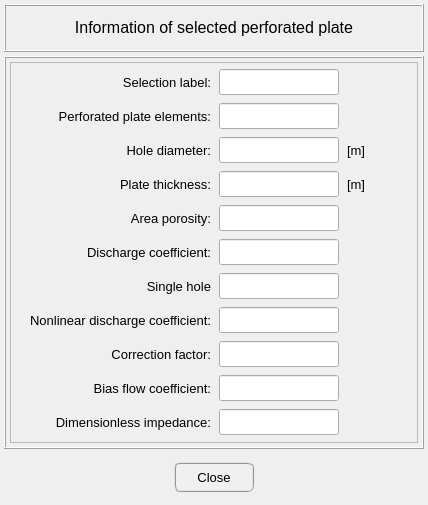
<?xml version="1.0" encoding="UTF-8"?>
<ui version="4.0">
 <class>Dialog</class>
 <widget class="QDialog" name="Dialog">
  <property name="geometry">
   <rect>
    <x>0</x>
    <y>0</y>
    <width>428</width>
    <height>505</height>
   </rect>
  </property>
  <property name="minimumSize">
   <size>
    <width>0</width>
    <height>400</height>
   </size>
  </property>
  <property name="maximumSize">
   <size>
    <width>428</width>
    <height>600</height>
   </size>
  </property>
  <property name="windowTitle">
   <string>Information of selected group</string>
  </property>
  <layout class="QGridLayout" name="gridLayout">
   <property name="leftMargin">
    <number>4</number>
   </property>
   <property name="topMargin">
    <number>4</number>
   </property>
   <property name="rightMargin">
    <number>4</number>
   </property>
   <property name="bottomMargin">
    <number>4</number>
   </property>
   <property name="spacing">
    <number>4</number>
   </property>
   <item row="0" column="0">
    <widget class="QFrame" name="frame">
     <property name="minimumSize">
      <size>
       <width>420</width>
       <height>48</height>
      </size>
     </property>
     <property name="maximumSize">
      <size>
       <width>420</width>
       <height>48</height>
      </size>
     </property>
     <property name="frameShape">
      <enum>QFrame::Box</enum>
     </property>
     <property name="frameShadow">
      <enum>QFrame::Raised</enum>
     </property>
     <property name="lineWidth">
      <number>1</number>
     </property>
     <layout class="QGridLayout" name="gridLayout_3">
      <property name="leftMargin">
       <number>0</number>
      </property>
      <property name="topMargin">
       <number>0</number>
      </property>
      <property name="rightMargin">
       <number>0</number>
      </property>
      <property name="bottomMargin">
       <number>0</number>
      </property>
      <property name="spacing">
       <number>0</number>
      </property>
      <item row="0" column="0">
       <widget class="QLabel" name="title_label">
        <property name="minimumSize">
         <size>
          <width>0</width>
          <height>0</height>
         </size>
        </property>
        <property name="maximumSize">
         <size>
          <width>446</width>
          <height>16777215</height>
         </size>
        </property>
        <property name="font">
         <font>
          <pointsize>11</pointsize>
         </font>
        </property>
        <property name="text">
         <string>&lt;html&gt;&lt;head/&gt;&lt;body&gt;&lt;p align=&quot;center&quot;&gt;&lt;span style=&quot; font-size:12pt;&quot;&gt;Information of selected perforated plate&lt;/span&gt;&lt;/p&gt;&lt;/body&gt;&lt;/html&gt;</string>
        </property>
        <property name="textFormat">
         <enum>Qt::AutoText</enum>
        </property>
        <property name="alignment">
         <set>Qt::AlignCenter</set>
        </property>
       </widget>
      </item>
     </layout>
    </widget>
   </item>
   <item row="1" column="0">
    <widget class="QFrame" name="frame_2">
     <property name="minimumSize">
      <size>
       <width>420</width>
       <height>0</height>
      </size>
     </property>
     <property name="maximumSize">
      <size>
       <width>420</width>
       <height>16777215</height>
      </size>
     </property>
     <property name="frameShape">
      <enum>QFrame::Box</enum>
     </property>
     <property name="frameShadow">
      <enum>QFrame::Raised</enum>
     </property>
     <layout class="QGridLayout" name="gridLayout_4">
      <property name="leftMargin">
       <number>4</number>
      </property>
      <property name="topMargin">
       <number>4</number>
      </property>
      <property name="rightMargin">
       <number>4</number>
      </property>
      <property name="bottomMargin">
       <number>4</number>
      </property>
      <property name="spacing">
       <number>4</number>
      </property>
      <item row="1" column="0">
       <widget class="QScrollArea" name="scrollArea">
        <property name="frameShape">
         <enum>QFrame::NoFrame</enum>
        </property>
        <property name="widgetResizable">
         <bool>true</bool>
        </property>
        <widget class="QWidget" name="scrollAreaWidgetContents">
         <property name="geometry">
          <rect>
           <x>0</x>
           <y>0</y>
           <width>408</width>
           <height>381</height>
          </rect>
         </property>
         <layout class="QGridLayout" name="gridLayout_5">
          <property name="leftMargin">
           <number>0</number>
          </property>
          <property name="topMargin">
           <number>0</number>
          </property>
          <property name="rightMargin">
           <number>0</number>
          </property>
          <property name="bottomMargin">
           <number>0</number>
          </property>
          <property name="spacing">
           <number>6</number>
          </property>
          <item row="0" column="0">
           <widget class="QFrame" name="frame_4">
            <property name="frameShape">
             <enum>QFrame::StyledPanel</enum>
            </property>
            <property name="frameShadow">
             <enum>QFrame::Raised</enum>
            </property>
            <layout class="QGridLayout" name="gridLayout_2">
             <property name="leftMargin">
              <number>4</number>
             </property>
             <property name="topMargin">
              <number>4</number>
             </property>
             <property name="rightMargin">
              <number>4</number>
             </property>
             <property name="bottomMargin">
              <number>4</number>
             </property>
             <property name="horizontalSpacing">
              <number>8</number>
             </property>
             <item row="9" column="1">
              <widget class="QLabel" name="label_bias_flow_coefficient">
               <property name="sizePolicy">
                <sizepolicy hsizetype="Preferred" vsizetype="Preferred">
                 <horstretch>0</horstretch>
                 <verstretch>0</verstretch>
                </sizepolicy>
               </property>
               <property name="minimumSize">
                <size>
                 <width>0</width>
                 <height>26</height>
                </size>
               </property>
               <property name="maximumSize">
                <size>
                 <width>190</width>
                 <height>26</height>
                </size>
               </property>
               <property name="font">
                <font>
                 <pointsize>10</pointsize>
                </font>
               </property>
               <property name="text">
                <string>Bias flow coefficient:</string>
               </property>
               <property name="alignment">
                <set>Qt::AlignRight|Qt::AlignTrailing|Qt::AlignVCenter</set>
               </property>
              </widget>
             </item>
             <item row="5" column="1">
              <widget class="QLabel" name="label_discharge_coefficient">
               <property name="sizePolicy">
                <sizepolicy hsizetype="Preferred" vsizetype="Preferred">
                 <horstretch>0</horstretch>
                 <verstretch>0</verstretch>
                </sizepolicy>
               </property>
               <property name="minimumSize">
                <size>
                 <width>0</width>
                 <height>26</height>
                </size>
               </property>
               <property name="maximumSize">
                <size>
                 <width>190</width>
                 <height>26</height>
                </size>
               </property>
               <property name="font">
                <font>
                 <pointsize>10</pointsize>
                </font>
               </property>
               <property name="text">
                <string>Discharge coefficient:</string>
               </property>
               <property name="alignment">
                <set>Qt::AlignRight|Qt::AlignTrailing|Qt::AlignVCenter</set>
               </property>
              </widget>
             </item>
             <item row="4" column="1">
              <widget class="QLabel" name="label_area_porosity">
               <property name="sizePolicy">
                <sizepolicy hsizetype="Preferred" vsizetype="Preferred">
                 <horstretch>0</horstretch>
                 <verstretch>0</verstretch>
                </sizepolicy>
               </property>
               <property name="minimumSize">
                <size>
                 <width>0</width>
                 <height>26</height>
                </size>
               </property>
               <property name="maximumSize">
                <size>
                 <width>190</width>
                 <height>26</height>
                </size>
               </property>
               <property name="font">
                <font>
                 <pointsize>10</pointsize>
                </font>
               </property>
               <property name="text">
                <string>Area porosity:</string>
               </property>
               <property name="alignment">
                <set>Qt::AlignRight|Qt::AlignTrailing|Qt::AlignVCenter</set>
               </property>
              </widget>
             </item>
             <item row="3" column="2">
              <widget class="QLineEdit" name="lineEdit_plate_thickness">
               <property name="minimumSize">
                <size>
                 <width>120</width>
                 <height>26</height>
                </size>
               </property>
               <property name="maximumSize">
                <size>
                 <width>120</width>
                 <height>26</height>
                </size>
               </property>
               <property name="font">
                <font>
                 <pointsize>10</pointsize>
                </font>
               </property>
               <property name="alignment">
                <set>Qt::AlignCenter</set>
               </property>
              </widget>
             </item>
             <item row="3" column="3">
              <widget class="QLabel" name="label_21">
               <property name="sizePolicy">
                <sizepolicy hsizetype="Preferred" vsizetype="Preferred">
                 <horstretch>0</horstretch>
                 <verstretch>0</verstretch>
                </sizepolicy>
               </property>
               <property name="minimumSize">
                <size>
                 <width>50</width>
                 <height>26</height>
                </size>
               </property>
               <property name="maximumSize">
                <size>
                 <width>50</width>
                 <height>26</height>
                </size>
               </property>
               <property name="font">
                <font>
                 <pointsize>10</pointsize>
                </font>
               </property>
               <property name="text">
                <string>[m]</string>
               </property>
               <property name="alignment">
                <set>Qt::AlignLeading|Qt::AlignLeft|Qt::AlignVCenter</set>
               </property>
              </widget>
             </item>
             <item row="2" column="2">
              <widget class="QLineEdit" name="lineEdit_hole_diameter">
               <property name="minimumSize">
                <size>
                 <width>120</width>
                 <height>26</height>
                </size>
               </property>
               <property name="maximumSize">
                <size>
                 <width>120</width>
                 <height>26</height>
                </size>
               </property>
               <property name="font">
                <font>
                 <pointsize>10</pointsize>
                </font>
               </property>
               <property name="alignment">
                <set>Qt::AlignCenter</set>
               </property>
              </widget>
             </item>
             <item row="4" column="2">
              <widget class="QLineEdit" name="lineEdit_area_porosity">
               <property name="minimumSize">
                <size>
                 <width>120</width>
                 <height>26</height>
                </size>
               </property>
               <property name="maximumSize">
                <size>
                 <width>120</width>
                 <height>26</height>
                </size>
               </property>
               <property name="font">
                <font>
                 <pointsize>10</pointsize>
                </font>
               </property>
               <property name="alignment">
                <set>Qt::AlignCenter</set>
               </property>
              </widget>
             </item>
             <item row="8" column="2">
              <widget class="QLineEdit" name="lineEdit_correction_factor">
               <property name="minimumSize">
                <size>
                 <width>120</width>
                 <height>26</height>
                </size>
               </property>
               <property name="maximumSize">
                <size>
                 <width>120</width>
                 <height>26</height>
                </size>
               </property>
               <property name="font">
                <font>
                 <pointsize>10</pointsize>
                </font>
               </property>
               <property name="alignment">
                <set>Qt::AlignCenter</set>
               </property>
              </widget>
             </item>
             <item row="6" column="2">
              <widget class="QLineEdit" name="lineEdit_single_hole">
               <property name="minimumSize">
                <size>
                 <width>120</width>
                 <height>26</height>
                </size>
               </property>
               <property name="maximumSize">
                <size>
                 <width>120</width>
                 <height>26</height>
                </size>
               </property>
               <property name="font">
                <font>
                 <pointsize>10</pointsize>
                </font>
               </property>
               <property name="alignment">
                <set>Qt::AlignCenter</set>
               </property>
              </widget>
             </item>
             <item row="7" column="2">
              <widget class="QLineEdit" name="lineEdit_non_linear_discharge_coefficient">
               <property name="minimumSize">
                <size>
                 <width>120</width>
                 <height>26</height>
                </size>
               </property>
               <property name="maximumSize">
                <size>
                 <width>120</width>
                 <height>26</height>
                </size>
               </property>
               <property name="font">
                <font>
                 <pointsize>10</pointsize>
                </font>
               </property>
               <property name="alignment">
                <set>Qt::AlignCenter</set>
               </property>
              </widget>
             </item>
             <item row="10" column="2">
              <widget class="QLineEdit" name="lineEdit_dimensionless_impedance">
               <property name="minimumSize">
                <size>
                 <width>120</width>
                 <height>26</height>
                </size>
               </property>
               <property name="maximumSize">
                <size>
                 <width>120</width>
                 <height>26</height>
                </size>
               </property>
               <property name="font">
                <font>
                 <pointsize>10</pointsize>
                </font>
               </property>
               <property name="alignment">
                <set>Qt::AlignCenter</set>
               </property>
              </widget>
             </item>
             <item row="10" column="1">
              <widget class="QLabel" name="label_dimensionless_impedance">
               <property name="sizePolicy">
                <sizepolicy hsizetype="Preferred" vsizetype="Preferred">
                 <horstretch>0</horstretch>
                 <verstretch>0</verstretch>
                </sizepolicy>
               </property>
               <property name="minimumSize">
                <size>
                 <width>0</width>
                 <height>26</height>
                </size>
               </property>
               <property name="maximumSize">
                <size>
                 <width>190</width>
                 <height>26</height>
                </size>
               </property>
               <property name="sizeIncrement">
                <size>
                 <width>0</width>
                 <height>0</height>
                </size>
               </property>
               <property name="font">
                <font>
                 <pointsize>10</pointsize>
                </font>
               </property>
               <property name="text">
                <string>Dimensionless impedance:</string>
               </property>
               <property name="alignment">
                <set>Qt::AlignRight|Qt::AlignTrailing|Qt::AlignVCenter</set>
               </property>
              </widget>
             </item>
             <item row="2" column="3">
              <widget class="QLabel" name="label_20">
               <property name="sizePolicy">
                <sizepolicy hsizetype="Preferred" vsizetype="Preferred">
                 <horstretch>0</horstretch>
                 <verstretch>0</verstretch>
                </sizepolicy>
               </property>
               <property name="minimumSize">
                <size>
                 <width>50</width>
                 <height>26</height>
                </size>
               </property>
               <property name="maximumSize">
                <size>
                 <width>50</width>
                 <height>26</height>
                </size>
               </property>
               <property name="font">
                <font>
                 <pointsize>10</pointsize>
                </font>
               </property>
               <property name="text">
                <string>[m]</string>
               </property>
               <property name="alignment">
                <set>Qt::AlignLeading|Qt::AlignLeft|Qt::AlignVCenter</set>
               </property>
              </widget>
             </item>
             <item row="0" column="2">
              <widget class="QLineEdit" name="lineEdit_selection_label">
               <property name="minimumSize">
                <size>
                 <width>120</width>
                 <height>26</height>
                </size>
               </property>
               <property name="maximumSize">
                <size>
                 <width>120</width>
                 <height>26</height>
                </size>
               </property>
               <property name="font">
                <font>
                 <pointsize>10</pointsize>
                </font>
               </property>
               <property name="alignment">
                <set>Qt::AlignCenter</set>
               </property>
              </widget>
             </item>
             <item row="0" column="1">
              <widget class="QLabel" name="label_selection_label">
               <property name="sizePolicy">
                <sizepolicy hsizetype="Preferred" vsizetype="Preferred">
                 <horstretch>0</horstretch>
                 <verstretch>0</verstretch>
                </sizepolicy>
               </property>
               <property name="minimumSize">
                <size>
                 <width>0</width>
                 <height>26</height>
                </size>
               </property>
               <property name="maximumSize">
                <size>
                 <width>190</width>
                 <height>26</height>
                </size>
               </property>
               <property name="font">
                <font>
                 <pointsize>10</pointsize>
                </font>
               </property>
               <property name="text">
                <string>Selection label:</string>
               </property>
               <property name="alignment">
                <set>Qt::AlignRight|Qt::AlignTrailing|Qt::AlignVCenter</set>
               </property>
              </widget>
             </item>
             <item row="8" column="1">
              <widget class="QLabel" name="label_correction_factor">
               <property name="sizePolicy">
                <sizepolicy hsizetype="Preferred" vsizetype="Preferred">
                 <horstretch>0</horstretch>
                 <verstretch>0</verstretch>
                </sizepolicy>
               </property>
               <property name="minimumSize">
                <size>
                 <width>0</width>
                 <height>26</height>
                </size>
               </property>
               <property name="maximumSize">
                <size>
                 <width>190</width>
                 <height>26</height>
                </size>
               </property>
               <property name="font">
                <font>
                 <pointsize>10</pointsize>
                </font>
               </property>
               <property name="text">
                <string>Correction factor:</string>
               </property>
               <property name="alignment">
                <set>Qt::AlignRight|Qt::AlignTrailing|Qt::AlignVCenter</set>
               </property>
              </widget>
             </item>
             <item row="7" column="1">
              <widget class="QLabel" name="label_non_linear_discharge_coefficient">
               <property name="sizePolicy">
                <sizepolicy hsizetype="Preferred" vsizetype="Preferred">
                 <horstretch>0</horstretch>
                 <verstretch>0</verstretch>
                </sizepolicy>
               </property>
               <property name="minimumSize">
                <size>
                 <width>0</width>
                 <height>26</height>
                </size>
               </property>
               <property name="maximumSize">
                <size>
                 <width>190</width>
                 <height>26</height>
                </size>
               </property>
               <property name="font">
                <font>
                 <pointsize>10</pointsize>
                </font>
               </property>
               <property name="text">
                <string>Nonlinear discharge coefficient:</string>
               </property>
               <property name="alignment">
                <set>Qt::AlignRight|Qt::AlignTrailing|Qt::AlignVCenter</set>
               </property>
              </widget>
             </item>
             <item row="2" column="1">
              <widget class="QLabel" name="label_hole_diameter">
               <property name="sizePolicy">
                <sizepolicy hsizetype="Preferred" vsizetype="Preferred">
                 <horstretch>0</horstretch>
                 <verstretch>0</verstretch>
                </sizepolicy>
               </property>
               <property name="minimumSize">
                <size>
                 <width>0</width>
                 <height>26</height>
                </size>
               </property>
               <property name="maximumSize">
                <size>
                 <width>190</width>
                 <height>26</height>
                </size>
               </property>
               <property name="font">
                <font>
                 <pointsize>10</pointsize>
                </font>
               </property>
               <property name="text">
                <string>Hole diameter:</string>
               </property>
               <property name="alignment">
                <set>Qt::AlignRight|Qt::AlignTrailing|Qt::AlignVCenter</set>
               </property>
              </widget>
             </item>
             <item row="3" column="1">
              <widget class="QLabel" name="label_thickness">
               <property name="sizePolicy">
                <sizepolicy hsizetype="Preferred" vsizetype="Preferred">
                 <horstretch>0</horstretch>
                 <verstretch>0</verstretch>
                </sizepolicy>
               </property>
               <property name="minimumSize">
                <size>
                 <width>0</width>
                 <height>26</height>
                </size>
               </property>
               <property name="maximumSize">
                <size>
                 <width>190</width>
                 <height>26</height>
                </size>
               </property>
               <property name="font">
                <font>
                 <pointsize>10</pointsize>
                </font>
               </property>
               <property name="text">
                <string>Plate thickness:</string>
               </property>
               <property name="alignment">
                <set>Qt::AlignRight|Qt::AlignTrailing|Qt::AlignVCenter</set>
               </property>
              </widget>
             </item>
             <item row="5" column="2">
              <widget class="QLineEdit" name="lineEdit_discharge_coefficient">
               <property name="minimumSize">
                <size>
                 <width>120</width>
                 <height>26</height>
                </size>
               </property>
               <property name="maximumSize">
                <size>
                 <width>120</width>
                 <height>26</height>
                </size>
               </property>
               <property name="font">
                <font>
                 <pointsize>10</pointsize>
                </font>
               </property>
               <property name="alignment">
                <set>Qt::AlignCenter</set>
               </property>
              </widget>
             </item>
             <item row="9" column="2">
              <widget class="QLineEdit" name="lineEdit_bias_flow_coefficient">
               <property name="minimumSize">
                <size>
                 <width>120</width>
                 <height>26</height>
                </size>
               </property>
               <property name="maximumSize">
                <size>
                 <width>120</width>
                 <height>26</height>
                </size>
               </property>
               <property name="font">
                <font>
                 <pointsize>10</pointsize>
                </font>
               </property>
               <property name="alignment">
                <set>Qt::AlignCenter</set>
               </property>
              </widget>
             </item>
             <item row="2" column="4">
              <spacer name="horizontalSpacer_2">
               <property name="orientation">
                <enum>Qt::Horizontal</enum>
               </property>
               <property name="sizeHint" stdset="0">
                <size>
                 <width>40</width>
                 <height>20</height>
                </size>
               </property>
              </spacer>
             </item>
             <item row="6" column="1">
              <widget class="QLabel" name="label_single_hole">
               <property name="sizePolicy">
                <sizepolicy hsizetype="Preferred" vsizetype="Preferred">
                 <horstretch>0</horstretch>
                 <verstretch>0</verstretch>
                </sizepolicy>
               </property>
               <property name="minimumSize">
                <size>
                 <width>0</width>
                 <height>26</height>
                </size>
               </property>
               <property name="maximumSize">
                <size>
                 <width>190</width>
                 <height>26</height>
                </size>
               </property>
               <property name="font">
                <font>
                 <pointsize>10</pointsize>
                </font>
               </property>
               <property name="text">
                <string>Single hole</string>
               </property>
               <property name="alignment">
                <set>Qt::AlignRight|Qt::AlignTrailing|Qt::AlignVCenter</set>
               </property>
              </widget>
             </item>
             <item row="2" column="0">
              <spacer name="horizontalSpacer">
               <property name="orientation">
                <enum>Qt::Horizontal</enum>
               </property>
               <property name="sizeHint" stdset="0">
                <size>
                 <width>40</width>
                 <height>20</height>
                </size>
               </property>
              </spacer>
             </item>
             <item row="1" column="1">
              <widget class="QLabel" name="label_perforated_plate_elements">
               <property name="sizePolicy">
                <sizepolicy hsizetype="Preferred" vsizetype="Preferred">
                 <horstretch>0</horstretch>
                 <verstretch>0</verstretch>
                </sizepolicy>
               </property>
               <property name="minimumSize">
                <size>
                 <width>0</width>
                 <height>26</height>
                </size>
               </property>
               <property name="maximumSize">
                <size>
                 <width>190</width>
                 <height>26</height>
                </size>
               </property>
               <property name="font">
                <font>
                 <pointsize>10</pointsize>
                </font>
               </property>
               <property name="text">
                <string>Perforated plate elements:</string>
               </property>
               <property name="alignment">
                <set>Qt::AlignRight|Qt::AlignTrailing|Qt::AlignVCenter</set>
               </property>
              </widget>
             </item>
             <item row="1" column="2">
              <widget class="QLineEdit" name="lineEdit_perforated_plate_elements">
               <property name="minimumSize">
                <size>
                 <width>120</width>
                 <height>26</height>
                </size>
               </property>
               <property name="maximumSize">
                <size>
                 <width>120</width>
                 <height>26</height>
                </size>
               </property>
               <property name="font">
                <font>
                 <pointsize>10</pointsize>
                </font>
               </property>
               <property name="alignment">
                <set>Qt::AlignCenter</set>
               </property>
              </widget>
             </item>
            </layout>
           </widget>
          </item>
         </layout>
        </widget>
       </widget>
      </item>
     </layout>
    </widget>
   </item>
   <item row="2" column="0">
    <widget class="QFrame" name="frame_7">
     <property name="minimumSize">
      <size>
       <width>0</width>
       <height>48</height>
      </size>
     </property>
     <property name="maximumSize">
      <size>
       <width>800</width>
       <height>48</height>
      </size>
     </property>
     <property name="frameShape">
      <enum>QFrame::NoFrame</enum>
     </property>
     <property name="frameShadow">
      <enum>QFrame::Raised</enum>
     </property>
     <layout class="QGridLayout" name="gridLayout_11">
      <property name="leftMargin">
       <number>0</number>
      </property>
      <property name="topMargin">
       <number>0</number>
      </property>
      <property name="rightMargin">
       <number>0</number>
      </property>
      <property name="bottomMargin">
       <number>0</number>
      </property>
      <property name="spacing">
       <number>0</number>
      </property>
      <item row="0" column="0">
       <widget class="QPushButton" name="pushButton_close">
        <property name="minimumSize">
         <size>
          <width>80</width>
          <height>30</height>
         </size>
        </property>
        <property name="maximumSize">
         <size>
          <width>80</width>
          <height>30</height>
         </size>
        </property>
        <property name="font">
         <font>
          <family>MS Shell Dlg 2</family>
          <pointsize>10</pointsize>
          <weight>50</weight>
          <italic>false</italic>
          <bold>false</bold>
         </font>
        </property>
        <property name="styleSheet">
         <string notr="true">QPushButton{border-radius: 6px; border-color: rgb(150, 150, 150); border-style: ridge; border-width: 2px; color: rgb(0, 0, 0); background-color: rgb(240, 240, 240)}
QPushButton:hover{border-radius: 6px; border-color: rgb(0, 170, 255); border-style: ridge; border-width: 2px; color: rgb(0, 0, 0); background-color: rgba(174, 213, 255, 100)}
QPushButton:pressed{border-radius: 6px; border-color: rgb(0, 170, 255); border-style: ridge; border-width: 2px; color: rgb(0, 0, 0); background-color: rgb(174, 213, 255)}
QPushButton:disabled{border-radius: 6px; border-color: rgb(150, 150, 150); border-style: ridge; border-width: 0px; color: rgb(150,150, 150); background-color: rgb(220, 220, 220)}</string>
        </property>
        <property name="text">
         <string>Close</string>
        </property>
        <property name="autoDefault">
         <bool>false</bool>
        </property>
        <property name="default">
         <bool>true</bool>
        </property>
       </widget>
      </item>
     </layout>
    </widget>
   </item>
  </layout>
 </widget>
 <tabstops>
  <tabstop>scrollArea</tabstop>
  <tabstop>lineEdit_selection_label</tabstop>
  <tabstop>lineEdit_perforated_plate_elements</tabstop>
  <tabstop>lineEdit_hole_diameter</tabstop>
  <tabstop>lineEdit_plate_thickness</tabstop>
  <tabstop>lineEdit_area_porosity</tabstop>
  <tabstop>lineEdit_discharge_coefficient</tabstop>
  <tabstop>lineEdit_single_hole</tabstop>
  <tabstop>lineEdit_non_linear_discharge_coefficient</tabstop>
  <tabstop>lineEdit_correction_factor</tabstop>
  <tabstop>lineEdit_bias_flow_coefficient</tabstop>
  <tabstop>lineEdit_dimensionless_impedance</tabstop>
  <tabstop>pushButton_close</tabstop>
 </tabstops>
 <resources/>
 <connections/>
</ui>
